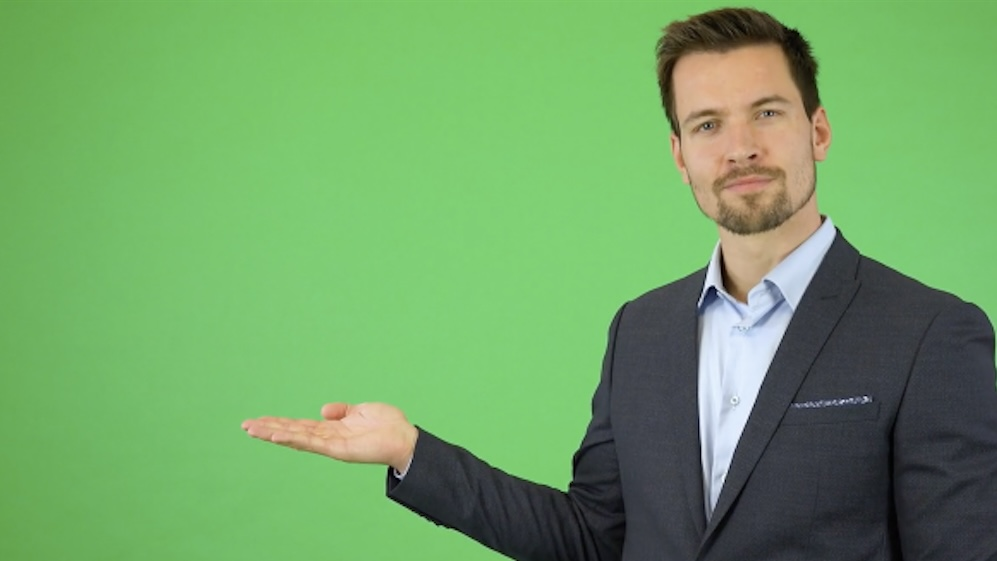
#> input picture foreground/fg-1.jpg, 997 x 561 px
$ jupyter execute Grabcut.ipynb
#> lines starting #> are read from the running program, lines starting #| are printed output that depends on the picture; after the words box and inside, x2 and y2 are one past the last pixel; in counts of white or black regions, pixels touching at a corner belong together
[cell 1]
import cv2 as cv
from matplotlib import pyplot as plt
import numpy as np
import skimage

[cell 2]
img = cv.imread('foreground/fg-1.jpg')
#> img is the input picture: shape (561, 997, 3); mean B, G, R 101.3, 162.8, 111.9
orignal_mask = cv.cvtColor(img, cv.COLOR_BGR2GRAY)
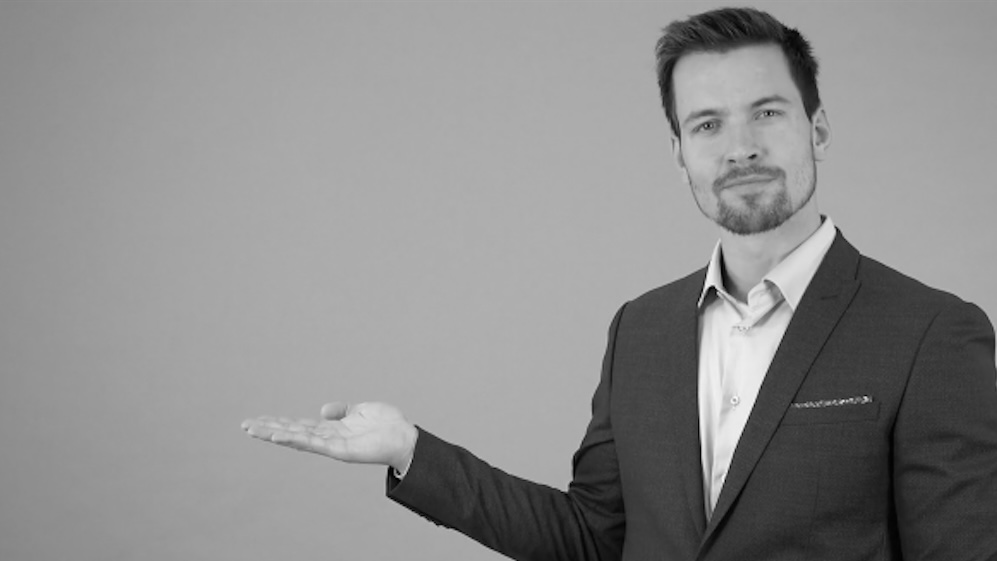
#> orignal_mask: shape (561, 997); min 0, max 248, mean 140.5

[cell 3]
binary_mask = cv.adaptiveThreshold(
    orignal_mask, 255, cv.ADAPTIVE_THRESH_GAUSSIAN_C, cv.THRESH_BINARY, 11, 2)
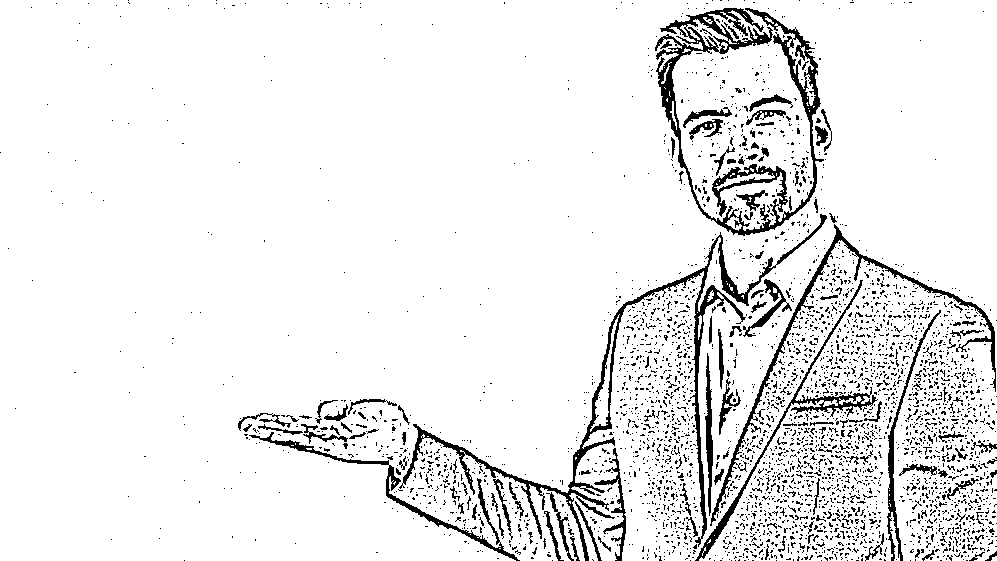
#> binary_mask: shape (561, 997); 92.2% white; 3465 black regions (3312 under 20 px), largest, box (x1, y1, x2, y2) and area: (655, 8, 824, 236) 6654, (399, 214, 827, 561) 6268, (710, 224, 996, 526) 2653

[cell 4]
plt.imshow(binary_mask, cmap='gray')

[cell 5]
binary_mask = cv.bitwise_not(binary_mask)

[cell 6]
# cv.fastNlMeansDenoising(binary_mask, binary_mask, 37, 10, 25)

[cell 7]
binary_mask = skimage.morphology.opening(binary_mask, np.ones((3, 3)))
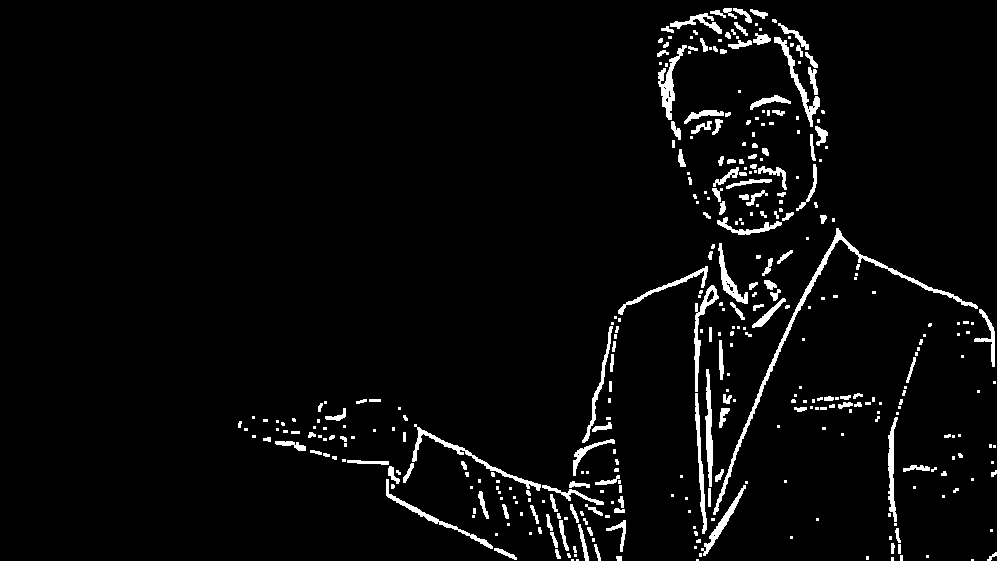
#> binary_mask: shape (561, 997); 3.8% white; 371 white regions (213 under 20 px), largest, box (x1, y1, x2, y2) and area: (713, 228, 978, 515) 1855, (412, 424, 541, 491) 718, (658, 45, 687, 120) 646

[cell 8]
# binary_mask = cv.erode(binary_mask, (21,21), iterations=3)
# binary_mask = cv.erode(binary_mask, (15,15), iterations=1)

[cell 9]
# cv.fastNlMeansDenoising(binary_mask, binary_mask, 3, 7, 5)

[cell 10]
plt.imshow(binary_mask, cmap='gray')

[cell 11]
binary_mask = cv.bitwise_not(binary_mask)

[cell 12]
plt.imshow(binary_mask, cmap='gray')

[cell 13]
height, width, _ = img.shape
#> height = 561; width = 997
left_margin_proportion = 0.3
right_margin_proportion = 0.3
up_margin_proportion = 0.1
down_margin_proportion = 0.1

boundary_rectangle = (
    int(width * left_margin_proportion),
    int(height * up_margin_proportion),
    int(width * (1 - right_margin_proportion)),
    int(height * (1 - down_margin_proportion)),
)
#> boundary_rectangle = (299, 56, 697, 504)

[cell 14]
background_model = np.zeros((1, 65), np.float64)
foreground_model = np.zeros((1, 65), np.float64)

[cell 15]
mask = np.zeros((height, width), np.uint8)
mask[:] = cv.GC_PR_BGD
mask[binary_mask == 0] = cv.GC_FGD

[cell 16]
cv.grabCut(
    img,
    mask,
    boundary_rectangle,
    background_model,
    foreground_model,
    5,
    cv.GC_INIT_WITH_MASK,
)

[cell 17]
grabcut_mask = np.where((mask == cv.GC_PR_BGD) | (mask == cv.GC_BGD), 0, 1).astype(
    "uint8"
)

[cell 18]
segmented_image = img.copy() * grabcut_mask[:, :, np.newaxis]
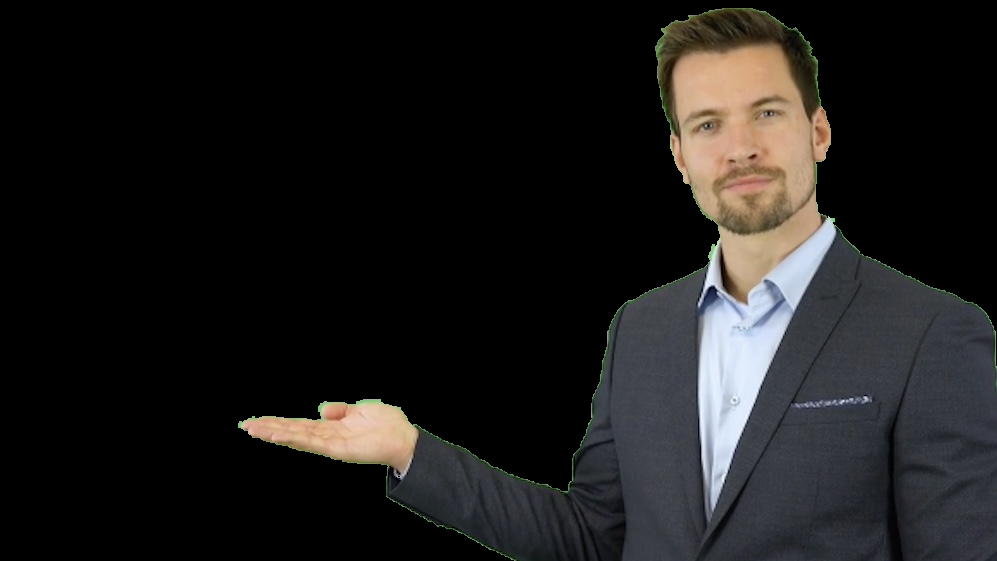
#> segmented_image: shape (561, 997, 3); mean B, G, R 26.7, 27.4, 28.5

[cell 19]
plt.imshow(segmented_image)

[cell 20]
bg = cv.imread('background/bg-1.jpg')
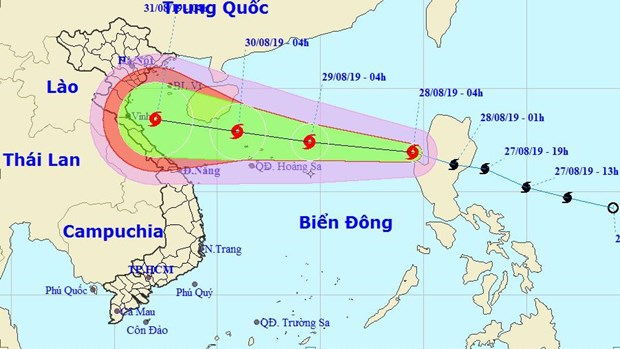
#> input picture background/bg-1.jpg, 620 x 349 px
#> bg is the input picture: shape (349, 620, 3); mean B, G, R 222.3, 228.7, 205.9
bg = cv.resize(bg, (width, height),fx=0,fy=0, interpolation = cv.INTER_CUBIC)
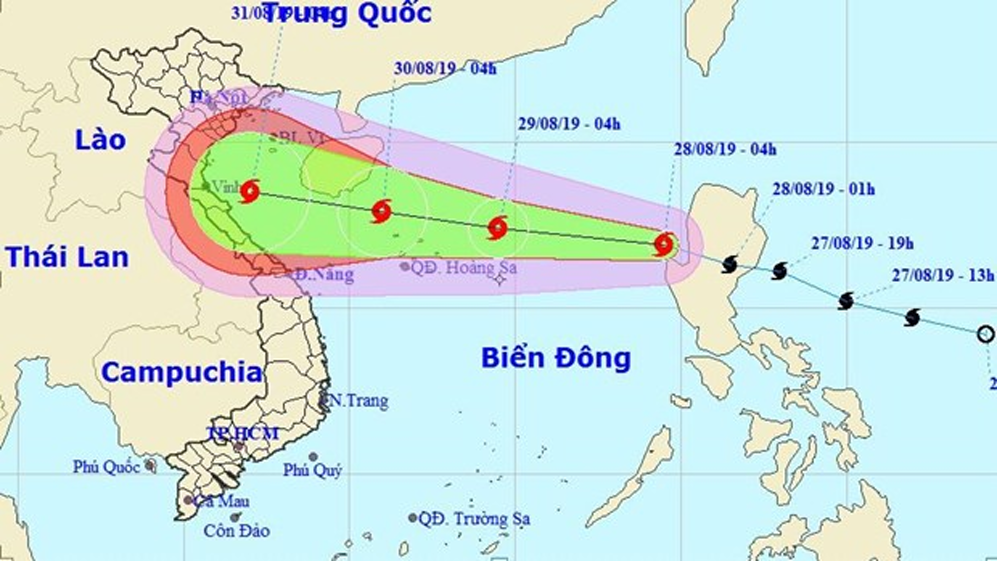
#> bg: shape (561, 997, 3); mean B, G, R 222.2, 228.7, 205.9

[cell 21]
segmented_bg = bg.copy() * (1 - grabcut_mask[:, :, np.newaxis])
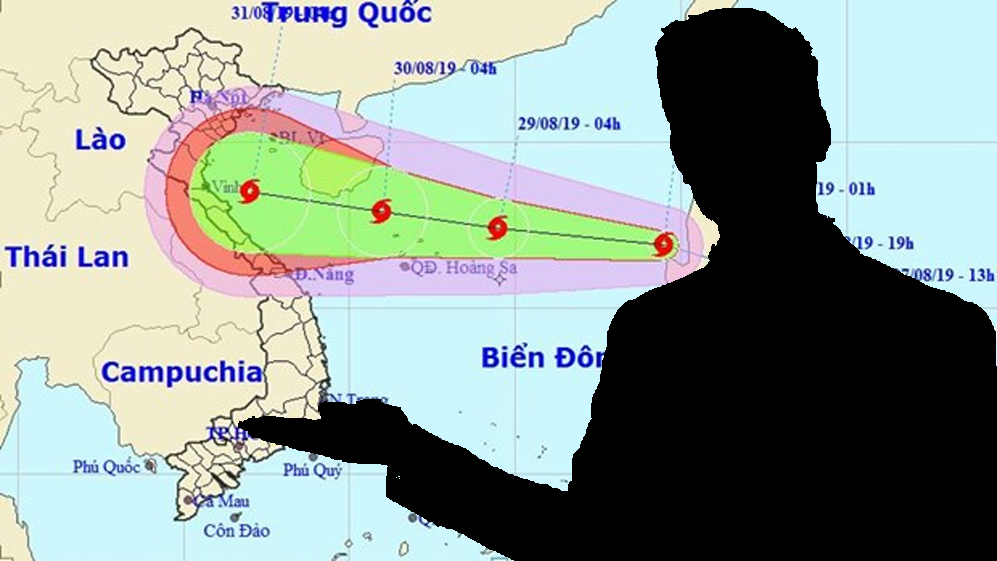
#> segmented_bg: shape (561, 997, 3); mean B, G, R 148.1, 155.1, 142.8

[cell 22]
newimg = segmented_image + segmented_bg
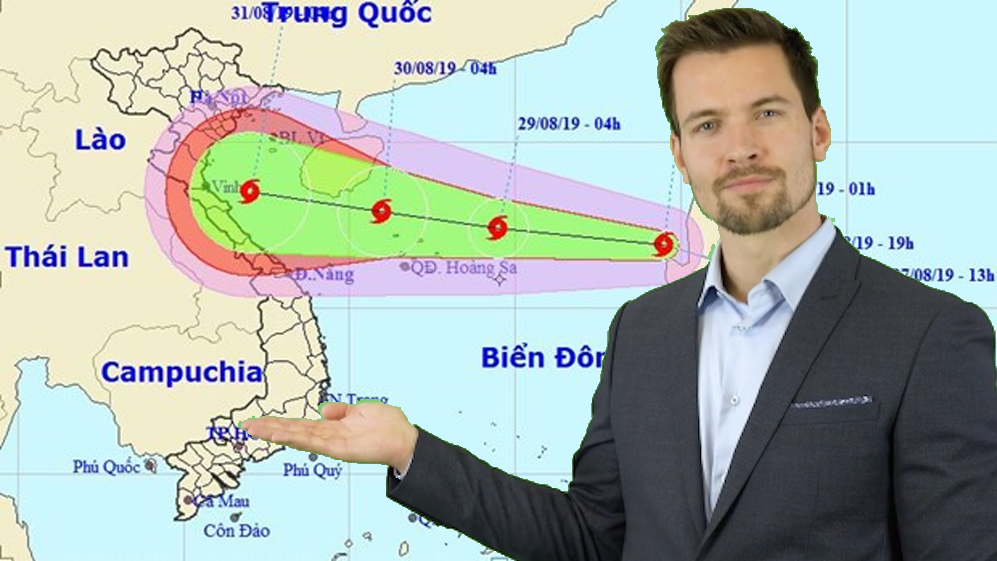
#> newimg: shape (561, 997, 3); mean B, G, R 174.8, 182.5, 171.3
newimg = cv.cvtColor(newimg, cv.COLOR_BGR2RGB)
plt.imshow(newimg)
